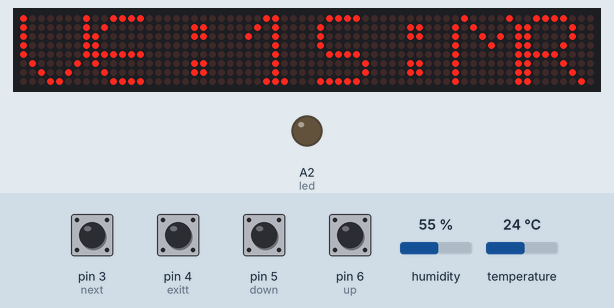
Recording of a sketch running on a simulated Arduino Uno, built with avr-gcc and run on an emulated ATmega328P. Parts: 64×8 LED matrix, output pins drawn as LEDs (lit = HIGH). Inputs (shaded band) come from the test bench; at power-on: pin 3 (next), pin 4 (exitt), pin 5 (down), pin 6 (up) HIGH, humidity 55 %, temperature 24 °C. The local clock reads 2024-03-15 10:24:30 at power-on unless the sketch sets it.

Above: at 1.2 s.
1.3 s: pin 4 (exitt) pulled LOW for 0.15 s
At 2.4 s:
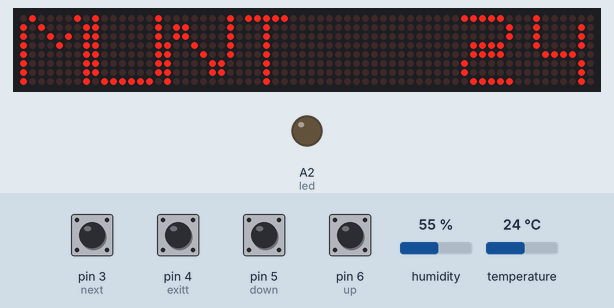
2.9 s: pin 3 (next) pulled LOW for 0.15 s
At 4.1 s:
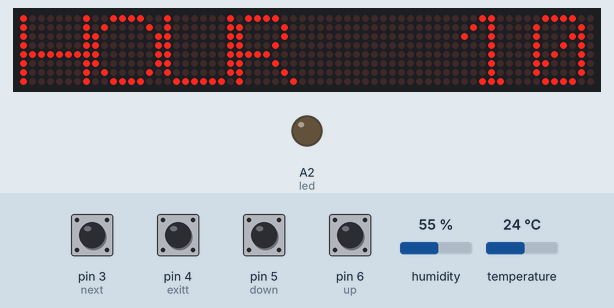
4.6 s: pin 3 (next) pulled LOW for 1 s
At 6.7 s:
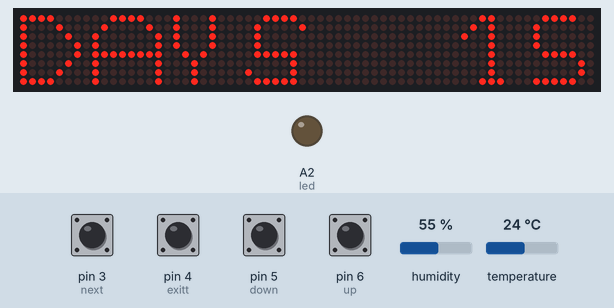
7.1 s: pin 4 (exitt) pulled LOW for 1 s
At 8.6 s:
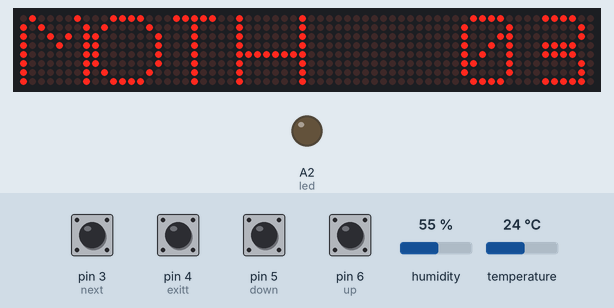
9.6 s: pin 3 (next) pulled LOW for 0.15 s
At 10.4 s:
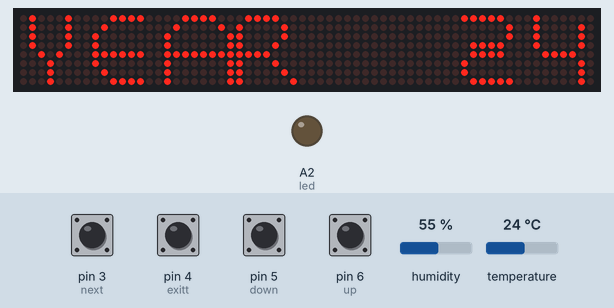
11.3 s: pin 4 (exitt) pulled LOW for 0.15 s
At 13.2 s:
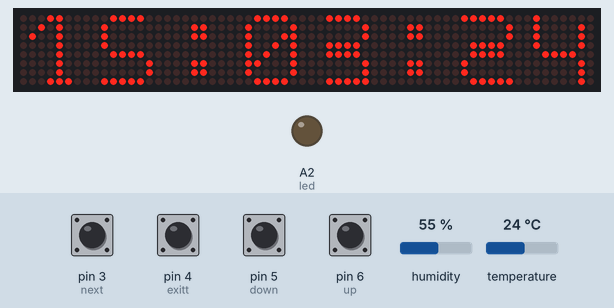
Timing chart, 0 to 14.7 s (numbered marks = the images above; inputs shaded):
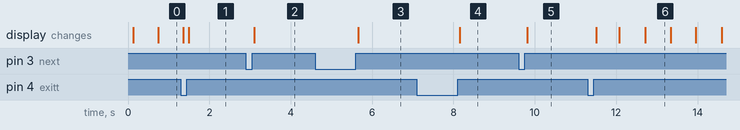

Measured:
- after the input at 1.3 s, the display: first differs from a run without the input after 0.19 s (image 1)
- after the input at 2.9 s, the display: changes after 0.21 s (image 2)
- after the input at 4.6 s, the display: changes after 1.1 s (image 3)
- after the input at 7.1 s, the display: changes after 1.1 s (image 4)
- after the input at 9.6 s, the display: changes after 0.21 s (image 5)
- after the input at 11.3 s, the display: first changes after 0.21 s (image 6 shows a later state)
- what the display in image 6 shows lasts 0.6 s, from 12.7 s to 13.3 s

The sketch:

LED_8x8_projet.ino
```cpp
#include <LedControl.h>
#include "RTClib.h"
#include "DHT.h"
#define DHTPIN 2
#define DHTTYPE DHT11
RTC_DS1307 rtc;
//----------------------------
byte ALL[] = {B11111111,B11111111,B11111111,B11111111,B11111111,B11111111,B11111111,B11111111};
byte EX[] = {B00000000,B00000000,B00000000,B00000000,B00000000,B00000000,B00000000,B00000000};
byte A[] = {60, 66, 129, 129, 255, 129, 129, 129};
byte B[] = {240, 136, 132, 136, 240, 132, 136, 240};
byte C[] = {62, 64, 128, 128, 128, 128, 64, 62};
byte D[] = {240, 136, 132, 130, 130, 132, 136, 240};
byte E[] = {60, 64, 128, 128, 252, 128, 64, 60};
byte F[] = {60, 64, 128, 128, 252, 128, 128, 128};
byte G[] = {30, 34, 196, 192, 207, 207, 34, 30};
byte H[] = {129, 129, 129, 129, 255, 129, 129, 129};
byte I[] = {124, 16, 16, 16, 16, 16, 16, 124};
byte J[] = {14, 4, 4, 4, 4, 68, 68, 56};
byte K[] = {132, 136, 144, 160, 192, 160, 144, 136};
byte L[] = {64, 64, 64, 64, 64, 64, 64, 126};
byte M[] = {66, 161, 149, 137, 129, 129, 129, 129};
byte N[] = {1, 97, 97, 145, 137, 134, 134, 128};
byte O[] = {60, 66, 129, 129, 129, 129, 66, 60};
byte P[] = {24, 100, 66, 100, 88, 64, 64, 224};
byte Q[] = {60, 66, 129, 129, 66, 60, 17, 30};
byte R[] = {120, 132, 132, 136, 240, 136, 132, 130};
byte S[] = {30, 33, 32, 32, 62, 2, 66, 62};
byte T[] = {124, 16, 16, 16, 16, 16, 16, 16};
byte U[] = {129, 129, 129, 129, 129, 129, 129, 126};
byte V[] = {129, 129, 129, 129, 129, 66, 36, 24};
byte W[] = {129, 129, 129, 129, 137, 85, 34, 0};
byte X[] = {129, 66, 36, 24, 24, 36, 66, 1290};
byte Y[] = {68, 68, 68, 68, 40, 16, 16, 16};
byte Z[] = {124, 130, 4, 8, 16, 32, 65, 62};
byte ZERO[] = {60, 66, 70, 74, 82, 98, 66, 60};
byte UN[] = {24, 40, 72, 8, 8, 8, 8, 28};
byte DEUX[] = {124, 2, 2, 60, 60, 64, 64, 62};
byte TROIS[] = {60, 2, 2, 60, 60, 2, 2, 62};
byte QUATRE[] = {64, 66, 66, 66, 60, 2, 2, 2};
byte CINQ[] = {60, 64, 64, 64, 60, 2, 2, 124};
byte SIX[] = {60, 64, 64, 64, 60, 66, 66, 60};
byte SEPT[] = {112, 136, 8, 8, 28, 8, 8, 8};
byte HUIT[] = {60, 66, 66, 60, 60, 66, 66, 60};
byte NEUF[] = {60, 66, 66, 66, 62, 2, 2, 62};
byte flech[]={0, 8, 4, 2, 252, 2, 4, 8};
byte POINTS [] {0, 24, 24, 0, 0, 24, 24, 0};
byte APP [] {0, 0, 16, 16, 32, 0, 0, 0};
byte smile[8]=   {0x3C,0x42,0xA5,0x81,0xA5,0x99,0x42,0x3C};
byte PRCEN[8]={0x01,0x62,0x64,0x08,0x10,0x26,0x46,0x80};
byte TC[8]={0xC0,0xCE,0x10,0x10,0x10,0x10,0x0E,0x00};
byte PT[8]={0x00,0x00,0x00,0x00,0x00,0x10,0x38,0x10};
int nowdays;
int u0,u1,u2,u3;
int hx,teta,hum;
int DIN = 12;
int CS =  10;
int CLK = 11;
int up=6;
int down=5;
int exitt=4;
int next=3;
int buzzer=A1;
int led=A2;
int adresse;
int seconds,minutes,hours,days,months,years;
byte y[8];
int nub;
int sp,sw;
uint16_t cmp;
DHT dht(DHTPIN, DHTTYPE);
LedControl lc=LedControl(DIN,CLK,CS,8);

//------------
void dht11()
{
   hum = dht.readHumidity();
   teta = dht.readTemperature();

}
   //--------------------
void conv_to_bcd(uint32_t val)
{
  u0=val%10;
  val=val/10;
  u1=val%10;
  val=val/10;
 u2=val%10;
  val=val/10;
 u3=val%10;

}


//------------------------------------------
void trans(byte(n))
{
   switch(n)
  {
  case 0:
  for(int i=0;i<8;i++)
  y[i]=ZERO[i];
  break;
  case 1:
  for(int i=0;i<8;i++)
  y[i]=UN[i];
  break;
  case 2:
  for(int i=0;i<8;i++)
    y[i]=DEUX[i];
  break;
  case 3:
  for(int i=0;i<8;i++)
   y[i]=TROIS[i];
  break;
  case 4:
  for(int i=0;i<8;i++)
   y[i]=QUATRE[i];
  break;
  case 5:
  for(int i=0;i<8;i++)
   y[i]=CINQ[i];
  break;
  case 6:
  for(int i=0;i<8;i++)
    y[i]=SIX[i];
  break;
  case 7:
  for(int i=0;i<8;i++)
   y[i]=SEPT[i];
   break;
   case 8:
   for(int i=0;i<8;i++)
    y[i]=HUIT[i];
  break;
  case 9:
  for(int i=0;i<8;i++)
   y[i]=NEUF[i];
    break;
  }
}
//------------
void  rtc_time ()
{
    DateTime now = rtc.now();
    hours=now.hour();
    minutes=now.minute();
    seconds=now.second();
    days=now.day();
    months=now.month();
    years=now.year();
       nowdays=now.dayOfTheWeek();

}
//----------------------------------
     void delate_leds()
   {

    printByte7(EX);
    printByte6(EX);
     printByte5(EX);
    printByte4(EX);
    printByte3(EX);
     printByte2(EX);
     printByte1(EX);
     printByte0(EX);

   }
   //---------------------------
void setup()
{
   Serial.begin(9600);
    dht.begin();
  pinMode(down,INPUT_PULLUP);
  pinMode(up,INPUT_PULLUP);
   pinMode(exitt,INPUT_PULLUP);
    pinMode(next,INPUT_PULLUP);
      pinMode(led,OUTPUT);

    for(adresse=0;adresse<8;adresse++)
  {
              lc.shutdown(adresse,false);
               lc.setIntensity(adresse,8);
                lc.clearDisplay(adresse);
    }

    sp=0;


}


void affiche_date1()
     {
               //-----------------------------
           switch(nowdays)
           {
            case 0:
 printByte7(D);
 printByte6(I);
 break;
 case 1:
  printByte7(L);
 printByte6(U);
      break;
      case 2:
  printByte7(M);
 printByte6(A);
      break;
        case 3:
  printByte7(M);
 printByte6(E);
      break;
        case 4:
  printByte7(J);
 printByte6(E);
      break;
        case 5:
  printByte7(V);
 printByte6(E);
      break;
        case 6:
  printByte7(S);
 printByte6(A);
      break;
           }
    printByte5(POINTS);
    //----------------------------------------
        conv_to_bcd(days);
        trans(u1);
        printByte4(y);
        trans(u0);
        printByte3(y);
        printByte5(POINTS);
        //--------------------------------
          switch(months)
           {
            case 1:
 printByte1(J);
 printByte0(A);
 break;
 case 2:
  printByte1(F);
 printByte0(E);
      break;
      case 3:
  printByte1(M);
 printByte0(R);
      break;
        case 4:
  printByte4(A);
 printByte1(P);
      break;
        case 5:
  printByte1(M);
 printByte0(Y);
      break;
        case 6:
  printByte1(J);
 printByte0(U);
      break;
        case 7:
  printByte1(J);
 printByte0(L);
      break;
       case 8:
  printByte1(A);
 printByte0(O);
      break;
       case 9:
  printByte1(S);
 printByte0(P);
      break;
       case 10:
  printByte1(O);
 printByte0(C);
      break;
       case 11:
  printByte1(N);
 printByte0(V);
      break;
       case 12:
  printByte1(D);
 printByte0(C);
      break;
           }

     }
     void affiche_date2()
     {
               //-----------------------------
        conv_to_bcd(years);
        trans(u0);
        printByte0(y);
        trans(u1);
        printByte1(y);
        printByte2(POINTS);
        //------------------------------
         conv_to_bcd(months);
        trans(u0);
        printByte3(y);
        trans(u1);
        printByte4(y);
        printByte5(POINTS);
        //------------------------
        conv_to_bcd(days);
        trans(u0);
        printByte6(y);
        trans(u1);
        printByte7(y);

     }
      void affiche_time()
     {
               //-----------------------------
        conv_to_bcd(seconds);
        trans(u0);
        printByte0(y);
        trans(u1);
        printByte1(y);
        printByte2(POINTS);
        //------------------------------
         conv_to_bcd(minutes);
        trans(u0);
        printByte3(y);
        trans(u1);
        printByte4(y);
        printByte5(POINTS);
        //------------------------
        conv_to_bcd(hours);
        trans(u0);
        printByte6(y);
        trans(u1);
        printByte7(y);

     }
void affiche_temper()
{
 printByte7(EX);
  printByte6(EX);
  printByte5(EX);
    conv_to_bcd(teta);
        trans(u1);
           printByte4(y);
        trans(u0);
        printByte3(y);
        printByte2(TC);
          printByte1(EX);
            printByte0(EX);
}
 //------------------------------
void affiche_humitide()
{
    conv_to_bcd(hum);
    printByte7(EX);
  printByte6(EX);
  printByte5(EX);
   conv_to_bcd(hum);
        trans(u1);
           printByte4(y);
        trans(u0);
        printByte3(y);
        printByte2(PRCEN);
          printByte1(EX);
            printByte0(EX);

}


//----------------------------------------


    void affiche_text()
{

        printByte7(smile);
        printByte6(E);
        printByte5(I);
        printByte4(PT);
        printByte3(UN);
         printByte2(PT);
        printByte1(DEUX);
        printByte0(smile);

}
 void affiche_text1()
{

         printByte7(smile);
        printByte6(E);
        printByte5(N);
        printByte4(I);
        printByte3(S);
         printByte2(O);
        printByte1(EX);
        printByte0(smile);

}
 void affiche_text2()
{

          printByte7(A);
        printByte6(U);
         printByte5(PT);
        printByte4(DEUX);
        printByte3(ZERO);
         printByte2(PT);
        printByte1(DEUX);
        printByte0(UN);

}
//---------------------------------------------
void adjust_minutes()
{
       printByte7(M);
        printByte6(U);
        printByte5(N);
        printByte4(T);
        printByte3(EX);
         printByte2(EX);
      conv_to_bcd(minutes);
        trans(u1);
        printByte1(y);
        trans(u0);
        printByte0(y);
}
//----
void adjust_hours()
{
       printByte7(H);
        printByte6(O);
        printByte5(U);
        printByte4(R);
        printByte3(EX);
         printByte2(EX);
      conv_to_bcd(hours);
        trans(u1);
        printByte1(y);
        trans(u0);
        printByte0(y);
}
//----
void adjust_days()
{
       printByte7(D);
        printByte6(A);
        printByte5(Y);
        printByte4(S);
        printByte3(EX);
         printByte2(EX);
      conv_to_bcd(days);
        trans(u1);
        printByte1(y);
        trans(u0);
        printByte0(y);
}
//----
void adjust_months()
{
       printByte7(M);
        printByte6(O);
        printByte5(T);
        printByte4(H);
        printByte3(EX);
         printByte2(EX);
      conv_to_bcd(months);
        trans(u1);
        printByte1(y);
        trans(u0);
        printByte0(y);
}
void adjust_years()
{
       printByte7(Y);
        printByte6(E);
        printByte5(A);
        printByte4(R);
        printByte3(EX);
         printByte2(EX);
      conv_to_bcd(years);
        trans(u1);
        printByte1(y);
        trans(u0);
        printByte0(y);
}

void loop()
{
  rtc_time ();
  dht11();
  switch (sp)
  {
   case 0:
     affiche_time();
    cmp++;
     if (cmp >10)
     {
      cmp=0;
     sp=1;
     }
    else if (digitalRead(exitt)==LOW)
    {
    while( digitalRead(exitt)==LOW)
    {
    }
    sp=8;
    }
     break;
     //-----------------------------------
     case 1:
       cmp++;
     affiche_date1();
      if (cmp >10)
     {
      cmp=0;
     sp=2;
     }
     else if (digitalRead(exitt)==LOW)
    {
    while( digitalRead(exitt)==LOW)
    {
    }
    sp=8;
    }
     break;
 //--------------
  case 2:
       cmp++;
     affiche_date2();
      if (cmp >10)
     {
      cmp=0;
     sp=3;
     }
     else if (digitalRead(exitt)==LOW)
    {
    while( digitalRead(exitt)==LOW)
    {
    }
    sp=8;
    }
     break;
     //------------------------------
      case 3:
       cmp++;
   affiche_temper();
      if (cmp >10)
     {
      cmp=0;
     sp=4;
     }
     else if (digitalRead(exitt)==LOW)
    {
    while( digitalRead(exitt)==LOW)
    {
    }
    sp=8;
    }
     break;
     //--------------------------------------
 case 4:
       cmp++;
   affiche_humitide();
      if (cmp >10)
     {
      cmp=0;
     sp=5;
     }
     else if (digitalRead(exitt)==LOW)
    {
    while( digitalRead(exitt)==LOW)
    {
    }
    sp=8;
    }
     break;

//---------------------------------------

     case 5:
       cmp++;
  affiche_text();
      if (cmp >10)
     {
      cmp=0;
     sp=6;
     }
     else if (digitalRead(exitt)==LOW)
    {
    while( digitalRead(exitt)==LOW)
    {
    }
    sp=8;
    }
     break;
//---------------------------------
 case 6:
       cmp++;
  affiche_text1();
      if (cmp >10)
     {
      cmp=0;
     sp=7;
     }
     else if (digitalRead(exitt)==LOW)
    {
    while( digitalRead(exitt)==LOW)
    {
    }
    sp=8;
    }
     break;

//--
 case 7:
       cmp++;
  affiche_text2();
      if (cmp >10)
     {
      cmp=0;
     sp=0;
     }
     else if (digitalRead(exitt)==LOW)
    {
    while( digitalRead(exitt)==LOW)
    {
    }
    sp=8;
    }
     break;


     //---- -------------------------
     case 8:
    adjust_minutes();
   if (digitalRead(exitt)==LOW)
    {
    while( digitalRead(exitt)==LOW)
    {
    }
    rtc.adjust(DateTime(years, months, days, hours, minutes, seconds));
    sp=9;
    }
    else if (digitalRead(next)==LOW)
    {
    while( digitalRead(next)==LOW)
    {
    }

    sp=9;
    }
    else if (digitalRead(up)==LOW)
    {
    while( digitalRead(up)==LOW)
    {
    }

   minutes++;
    }
     else if (digitalRead(down)==LOW)
    {
    while( digitalRead(down)==LOW)
    {
    }

   minutes--;
    }

        break;
        //------------------------------------------------
  case 9:
   adjust_hours();
   if (digitalRead(exitt)==LOW)
    {
    while( digitalRead(exitt)==LOW)
    {
    }
    rtc.adjust(DateTime(years, months, days, hours, minutes, seconds));
    sp=10;
    }
    else if (digitalRead(next)==LOW)
    {
    while( digitalRead(next)==LOW)
    {
    }

    sp=10;
    }
    else if (digitalRead(up)==LOW)
    {
    while( digitalRead(up)==LOW)
    {
    }

   hours++;
    }
     else if (digitalRead(down)==LOW)
    {
    while( digitalRead(down)==LOW)
    {
    }

  hours--;
    }
break;
//-------------------------------------------
case 10:
 adjust_days();
   if (digitalRead(exitt)==LOW)
    {
    while( digitalRead(exitt)==LOW)
    {
    }
    rtc.adjust(DateTime(years, months, days, hours, minutes, seconds));
    sp=11;
    }
    else if (digitalRead(next)==LOW)
    {
    while( digitalRead(next)==LOW)
    {
    }

    sp=11;
    }
    else if (digitalRead(up)==LOW)
    {
    while( digitalRead(up)==LOW)
    {
    }

 days++;
    }
     else if (digitalRead(down)==LOW)
    {
    while( digitalRead(down)==LOW)
    {
    }

  days--;
    }
break;
//-------------------------------------
case 11:
 adjust_months();
   if (digitalRead(exitt)==LOW)
    {
    while( digitalRead(exitt)==LOW)
    {
    }
    rtc.adjust(DateTime(years, months, days, hours, minutes, seconds));
    sp=12;
    }
    else if (digitalRead(next)==LOW)
    {
    while( digitalRead(next)==LOW)
    {
    }

    sp=12;
    }
    else if (digitalRead(up)==LOW)
    {
    while( digitalRead(up)==LOW)
    {
    }

   months++;
    }
     else if (digitalRead(down)==LOW)
    {
    while( digitalRead(down)==LOW)
    {
    }

   months--;
    }


       break;
       //--
       case 12:
        adjust_years();
   if (digitalRead(exitt)==LOW)
    {
    while( digitalRead(exitt)==LOW)
    {
    }
    rtc.adjust(DateTime(years, months, days, hours, minutes, seconds));
    sp=0;
    }
    else if (digitalRead(next)==LOW)
    {
    while( digitalRead(next)==LOW)
    {
    }

    sp=0;
    }
    else if (digitalRead(up)==LOW)
    {
    while( digitalRead(up)==LOW)
    {
    }

   years++;
    }
     else if (digitalRead(down)==LOW)
    {
    while( digitalRead(down)==LOW)
    {
    }

   years--;
    }
    break;
          }


}


//----------------------------------------------------------
void printByte0(byte character [])
{
  int i = 0;

  for(i=0;i<8;i++)
  {
    lc.setRow(0,i,character[i]);
  }
   }

//--------------------------------------------
void printByte1(byte character [])
{
  int i = 0;

  for(i=0;i<8;i++)
  {
    lc.setRow(1,i,character[i]);
  }
   }
   //-----------------------------------------------------
   void printByte2(byte character [])
{
  int i = 0;

  for(i=0;i<8;i++)
  {
    lc.setRow(2,i,character[i]);
  }
   }
   //--------------
   void printByte3(byte character [])
{
  int i = 0;

  for(i=0;i<8;i++)
  {
    lc.setRow(3,i,character[i]);
  }
   }
   //--------------
   void printByte4(byte character [])
{
  int i = 0;

  for(i=0;i<8;i++)
  {
    lc.setRow(4,i,character[i]);
  }
   }
   //------
    void printByte5(byte character [])
{
  int i = 0;

  for(i=0;i<8;i++)
  {
    lc.setRow(5,i,character[i]);
  }
   }
   //---
    void printByte6(byte character [])
{
  int i = 0;

  for(i=0;i<8;i++)
  {
    lc.setRow(6,i,character[i]);
  }
   }
   //--
    void printByte7(byte character [])
{
  int i = 0;

  for(i=0;i<8;i++)
  {
    lc.setRow(7,i,character[i]);
  }
   }
   void printByte8(byte character [])
{
  int i = 0;

  for(i=0;i<8;i++)
  {
    lc.setRow(8,i,character[i]);
  }
   }
   //------------------------------------------------------------------------------


   //------------
```
